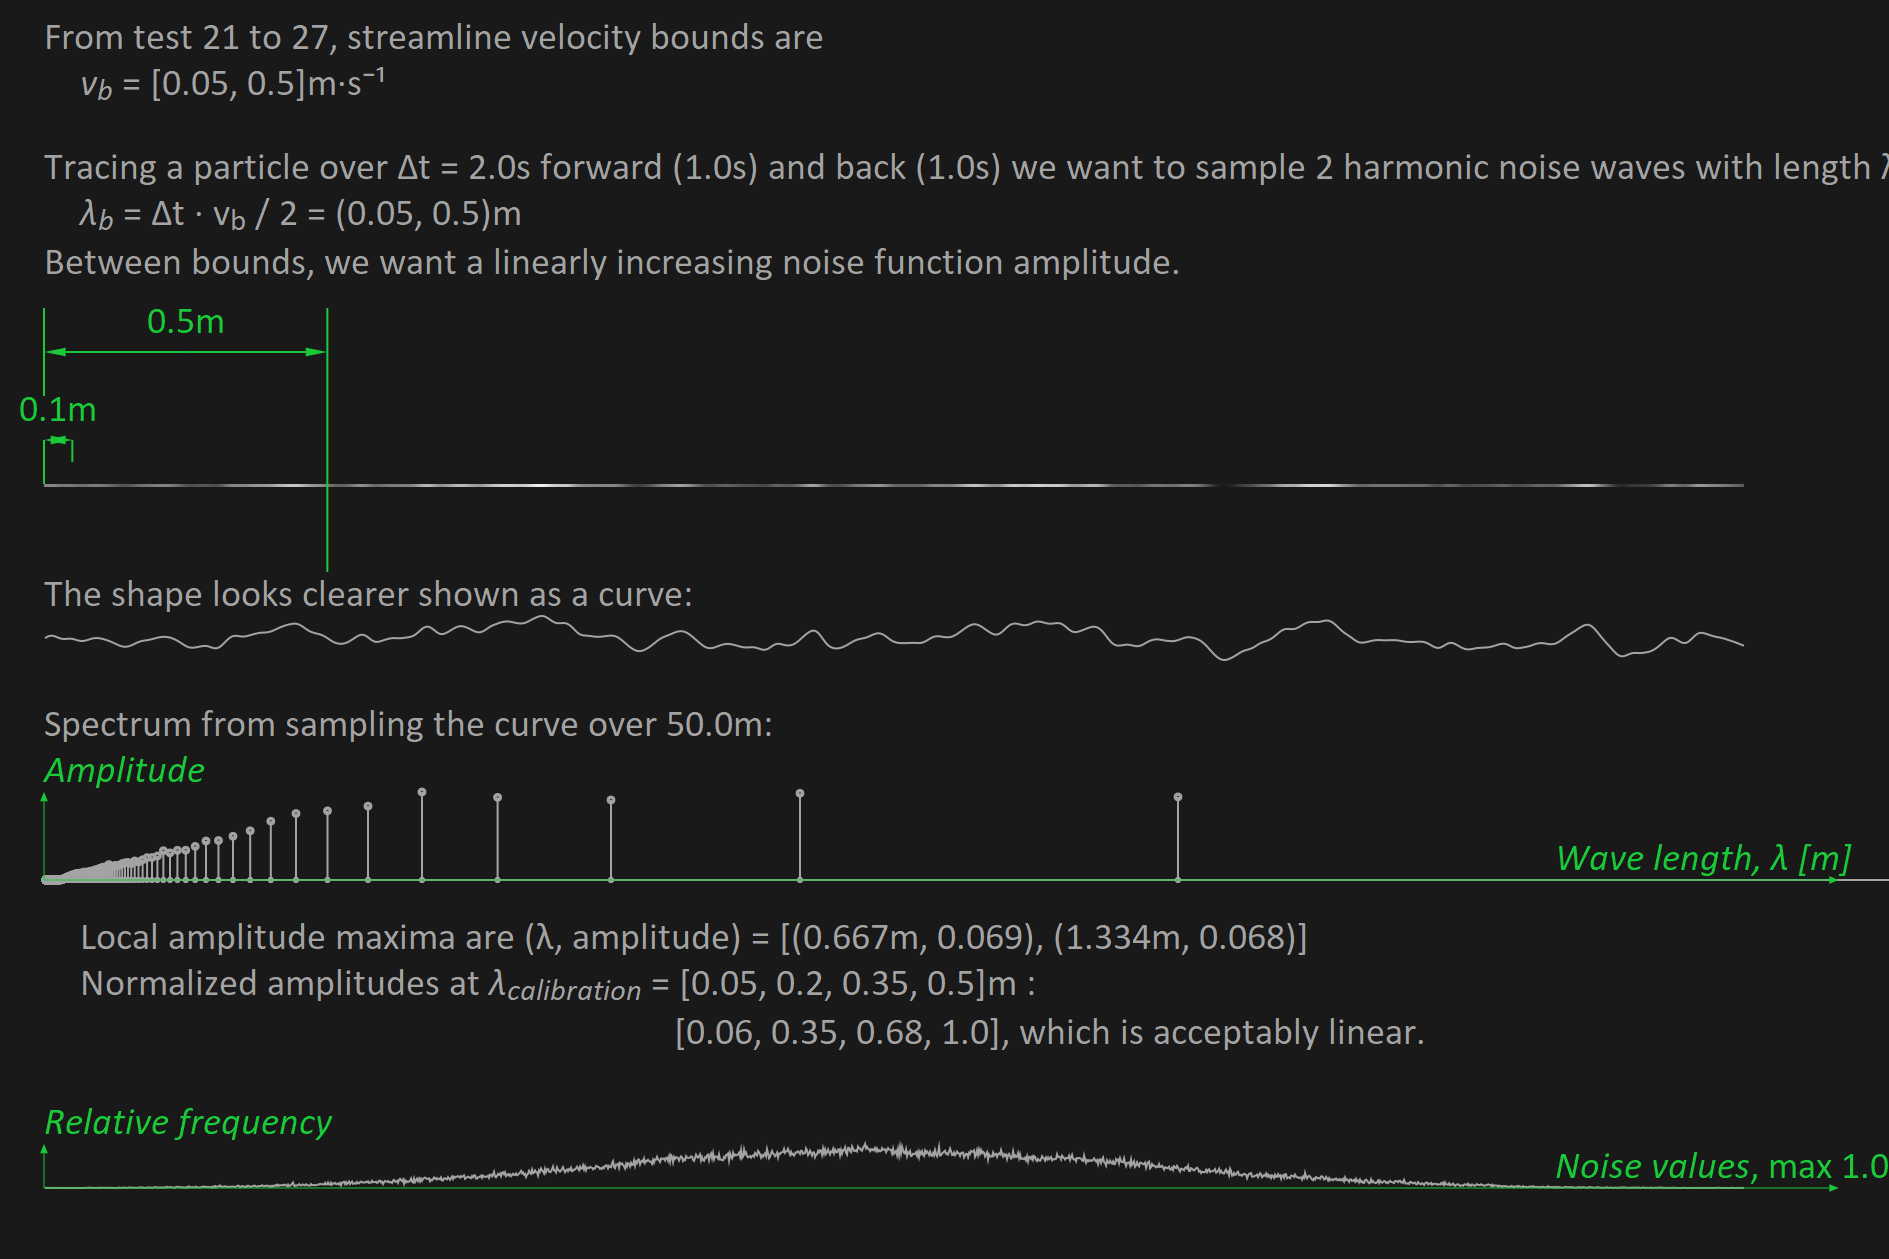

Here is the Julia script that generated this plot:
import MechanicalSketch
import MechanicalSketch: empty_figure, PALETTE, O, HE, WI, EM, finish, ∙, Point
import MechanicalSketch: @import_expand, set_scale_sketch, scale_pt_to_unit, settext
import MechanicalSketch: noise, normalize_datarange, place_image, @layer
import MechanicalSketch: poly, dimension_aligned, sethue, arrow, circle, prettypoly
import MechanicalSketch: Length, noise_between_wavelengths, Greys_9, BinLegend
import DSP.Periodograms: spectrogram, Spectrogram
import DSP.Util:         nextfastfft
import DSP.Windows:      tukey
import MechanicalSketch: MechanicalUnits.dimension, NoDims, upreferred, ComplexQuantity, Quantity
import Statistics:       mean

let
if !@isdefined m²
    @import_expand ~m # Will error if m² already is in the namespace
    @import_expand s
end
empty_figure(joinpath(@__DIR__, "test_30.png"));


global curpoint = O + (-WI / 2 + EM, -HE / 2 + 3.5EM)
v_b = (0.05m/s, 0.5m/s)
settext("
From test 21 to 27, streamline velocity bounds are
    <i>v<sub>b</sub></i> = $(collect(v_b))
", curpoint, markup=true)

curpoint += (0, 4EM)
Δt = 2.0s
wave_per_streamline = 2
λ_b = Δt ∙ v_b  / wave_per_streamline
λ_calibration = collect(range(λ_b[1], λ_b[2], length = 4))

settext("
Tracing a particle over Δt = $Δt forward ($(Δt / 2)) and back ($(Δt / 2)) we want to sample $wave_per_streamline harmonic noise waves with length λ.
    <i>λ<sub>b</sub></i> = Δt ∙ v<sub>b</sub> / $wave_per_streamline = $λ_b
Between bounds, we want a linearly increasing noise function amplitude.
", curpoint, markup = true)


curpoint += (0, 3.5EM)
n_pixels = round(Int, 0.9 * WI)
physwidth = 3.0m
set_scale_sketch(physwidth, n_pixels)
length_one_pixel = physwidth / n_pixels
include("test_functions_29.jl")
include("test_functions_30.jl")
no = normalize_datarange([noise_between_wavelengths(λ_b..., x) for x in (1:n_pixels) * length_one_pixel])
greylegend = BinLegend(;maxlegend = 1.0, noofbins = 128, colorscheme = reverse(Greys_9))
@layer begin
    place_image(curpoint, greylegend.(no); centered = false)
    place_image(curpoint + (0,1), greylegend.(no); centered = false)
    place_image(curpoint + (0,2), greylegend.(no); centered = false)
    sethue(PALETTE[3])
    dimension_aligned(curpoint, curpoint + (λ_calibration[1], 0.0m), offset = -EM,
        fromextension = (0, EM), toextension = (0, 0.5EM))
    dimension_aligned(curpoint, curpoint + (λ_calibration[4], 0.0m), offset = -3EM,
        fromextension = (EM, EM), toextension = (EM, 5EM))
end


curpoint += (0, 3EM)
settext("
The shape looks clearer shown as a curve:", curpoint)


curpoint += (0, EM)
points = map(1:n_pixels, no) do xul, yul
    curpoint + (xul, -yul * EM)
end
poly(points, :stroke)


curpoint += (0, 3EM)
settext("
Spectrum from sampling the curve over $(100 * maximum(λ_b)):
", curpoint)

curpoint += (0, 2EM)
longnoise = normalize_datarange([noise_between_wavelengths(λ_b..., x) for x in (1:100n_pixels)*length_one_pixel])
spectrum = sampledspectrum_29(longnoise, length_one_pixel, maximumwavelength = maximum(λ_b))
draw_spectrum_29(curpoint, spectrum)


curpoint += (0, 5EM)
(λ_1, a_1), (λ_2, a_2) = two_largest_maxima_amplitude_wavelength(spectrum)
a_calibration = map(λ-> amplitude_interpolated(spectrum, λ), λ_calibration)
a_calibration_normalized = round.(a_calibration / maximum(a_calibration), digits = 2)
settext("
    Local amplitude maxima are (λ, amplitude) = [$((λ_1, a_1)), $((λ_2, a_2))]
    Normalized amplitudes at <i>λ<sub>calibration</sub></i> = $λ_calibration :
                                                                      $a_calibration_normalized, which is acceptably linear.
    ",
    curpoint, markup=true)


curpoint += (0, 2EM)
binwidth = 1 / (n_pixels - 1)
binno(x) = 1 + round(Int, x / (binwidth ), RoundDown)
binends = range(binwidth, 1.0, length = n_pixels)
bincounts = [0 for bin in binends]
for x in longnoise
    bincounts[binno(x)] += 1
end
relative_frequency = normalize_datarange(bincounts / sum(bincounts))
histogrampoints = Point.(collect(0.9 * WI * binends), -EM * relative_frequency )
poly(curpoint .+ histogrampoints, :stroke)

@layer begin
    sethue(PALETTE[3])
    arrow(curpoint, curpoint + (0.0,  -EM))
    settext("<i>Relative frequency</i>", curpoint + (0.0,  -EM ), markup=true)
    arrow(curpoint, curpoint + (0.95 * WI, 0.0))
    settext("<i>Noise values</i>, max 1.0", curpoint + ( 0.8 * scale_pt_to_unit(m) * WI, 0.0m), markup=true)
end

finish()
end
